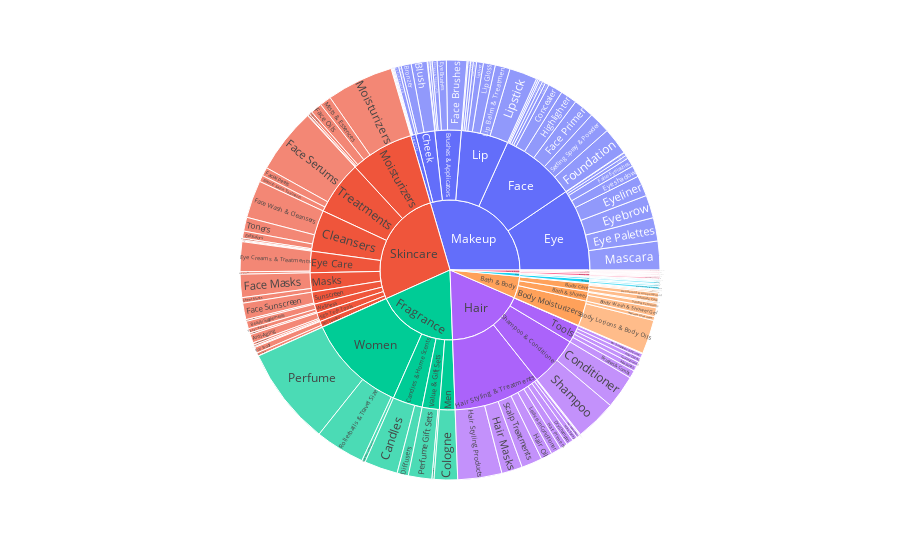

Notebook cell for this chart:
### Code cell
px.sunburst(df_by_category,values='child_count',path=['primary_category','secondary_category','tertiary_category'])

### Figure 1 — Plotly figure (JSON) as saved in the notebook; plotly's stock layout.template omitted (floating-point values rounded to 4 significant figures; data arrays with more than 128 entries replaced by an {"elided": "..."} marker saying what was removed)
{"data": [{"branchvalues": "total", "domain": {"x": [0, 1], "y": [0, 1]}, "hovertemplate": "labels=%{label}<br>child_count=%{value}<br>parent=%{parent}<br>id=%{id}<extra></extra>", "ids": {"elided": "180 str values"}, "labels": {"elided": "180 str values"}, "name": "", "parents": {"elided": "180 str values"}, "type": "sunburst", "values": {"elided": "180 int values"}}], "layout": {"legend": {"tracegroupgap": 0}, "margin": {"t": 60}}}
